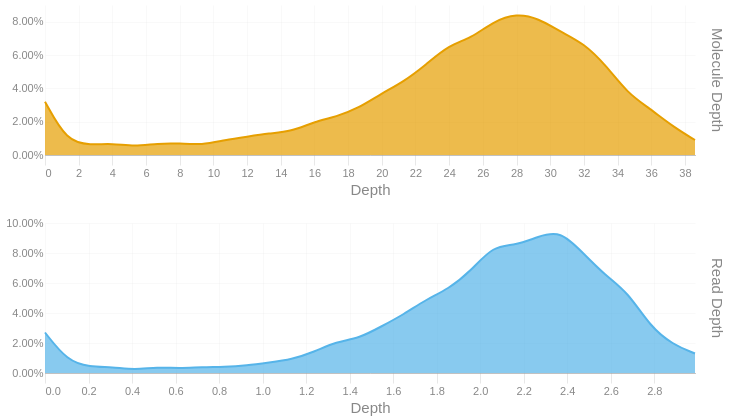

Here is the notebook cell this chart was saved with:
### Code cell
readdep = depth_hist(tb['Read Depth'], q99, 3)
readdep = readdep.with_columns(pl.lit('Read Depth').alias('Metric'))
if not SKIPLR:
    moldep = depth_hist(tb['Molecule Depth'], mol_q99, 1)
    moldep = moldep.with_columns(pl.lit('Molecule Depth').alias('Metric'))
    _hist = pl.concat([readdep, moldep])
    _hist = _hist.filter(pl.col('Proportion') != 0)
    with SafeRender(_hist):
        (
            alt.Chart(_hist)        
            .mark_area(interpolate = "basis")
            .encode(
                x=alt.X('Bin:Q').scale(domainMin=0).axis(alt.Axis(title='Depth')),
                y = alt.Y('Proportion:Q', title = None).axis(format = '.2%'),
                color = alt.Color('Metric:N').legend(None),
                row = alt.Row("Metric:N").header(title = None, labelOrient = 'right'),
                tooltip = [
                    alt.Tooltip("Metric:N", title = "Metric"),
                    alt.Tooltip('Interval:N', title = "Depth Interval"),
                    alt.Tooltip('Proportion:Q', title = "% Alignments").format('.2%')
                ]
            )
            .resolve_scale(x='independent', y='independent')
            .properties(
                height = 150, width = 650,
                usermeta={'embedOptions': {'downloadFileName': f'{samplename}.depth.hist'}}
            )
        ).display()
else:
    readdep = readdep.filter(pl.col('Proportion') != 0)
    with SafeRender(readdep):
        (
            alt.Chart(readdep)        
            .mark_area(interpolate = "basis")
            .encode(
                x=alt.X('Bin:Q').scale(domainMin=0).axis(alt.Axis(title='Depth')),
                y = alt.Y('Proportion:Q', title = None).axis(format = '.2%'),
                tooltip = [
                    alt.Tooltip('Interval:N', title = "Depth Interval"),
                    alt.Tooltip('Proportion:Q', title = "% Alignments").format('.2%')
                ]
            )
            .properties(
                usermeta={'embedOptions': {'downloadFileName': f'{samplename}.depth.hist'}}
            )
        ).display()

### Figure 1 — Vega-Lite specification as saved in the notebook (floating-point values rounded to 4 significant figures)
{"width": 650, "height": 150, "config": {"title": {"anchor": "start", "dy": -15, "fontSize": 18, "color": "#888888", "subtitleColor": "#888888", "subtitleFontSize": 14}, "arc": {"fill": "#0072B2"}, "axis": {"domainColor": "#888888", "domainWidth": 0.5, "gridWidth": 0.2, "grid": false, "titleFontWeight": 400, "titleFontSize": 15, "labelFontSize": 11, "labelColor": "#888888", "tickColor": "#888888", "tickWidth": 0.2, "titleColor": "#888888"}, "axisBand": {"grid": false}, "axisX": {"grid": true, "tickSize": 10, "domainCap": "round"}, "axisY": {"domain": false, "grid": true, "tickSize": 0, "domainCap": "round"}, "background": "transparent", "header": {"labelFontSize": 15, "labelColor": "#888888", "titleFontSize": 15, "titleFontWeight": 600, "titleColor": "#888888"}, "legend": {"labelFont": "sans-serif", "labelFontSize": 12, "labelColor": "#888888", "symbolSize": 100, "symbolType": "circle", "titleFontSize": 12, "titlePadding": 10, "titleColor": "#888888", "title": null}, "range": {"category": ["#E69F00", "#56B4E9", "#009E73", "#F0E442", "#0072B2", "#D55E00", "#CC79A7", "#000000"], "diverging": ["#cfe8f3", "#a2d4ec", "#73bfe2", "#46abdb", "#1696d2", "#12719e"]}, "area": {"fill": "#0072B2", "fillOpacity": 0.7, "line": true, "strokeOpacity": 0.7}, "line": {"color": "#0072B2", "stroke": "#0072B2", "strokeWidth": 2}, "trail": {"color": "#0072B2", "stroke": "#0072B2", "strokeWidth": 0, "size": 1}, "point": {"filled": true, "fillOpacity": 1.0, "size": 95}, "text": {"color": "#888888", "fontSize": 11, "align": "right", "fontWeight": 400, "size": 11}, "bar": {"fill": "#0072B2", "stroke": null}, "view": {"stroke": null, "continuousWidth": 660, "continuousHeight": 400}}, "data": {"name": "data-b287b994d8f125921e5b1ceb78c7ecda"}, "mark": {"type": "area", "interpolate": "basis"}, "encoding": {"color": {"field": "Metric", "legend": null, "type": "nominal"}, "row": {"field": "Metric", "header": {"title": null, "labelOrient": "right"}, "type": "nominal"}, "tooltip": [{"field": "Metric", "title": "Metric", "type": "nominal"}, {"field": "Interval", "title": "Depth Interval", "type": "nominal"}, {"field": "Proportion", "format": ".2%", "title": "% Alignments", "type": "quantitative"}], "x": {"axis": {"title": "Depth"}, "field": "Bin", "scale": {"domainMin": 0}, "type": "quantitative"}, "y": {"axis": {"format": ".2%"}, "field": "Proportion", "title": null, "type": "quantitative"}}, "resolve": {"scale": {"x": "independent", "y": "independent"}}, "usermeta": {"embedOptions": {"downloadFileName": "S6_Kennetcook_3564.depth.hist"}}, "$schema": "https://vega.github.io/schema/vega-lite/v6.1.0.json", "datasets": {"data-b287b994d8f125921e5b1ceb78c7ecda": [{"Bin": 0.0, "Interval": "0.0-0.103", "Proportion": 0.027, "Metric": "Read Depth"}, {"Bin": 0.103, "Interval": "0.103-0.206", "Proportion": 0.008, "Metric": "Read Depth"}, {"Bin": 0.206, "Interval": "0.206-0.309", "Proportion": 0.004, "Metric": "Read Depth"}, {"Bin": 0.309, "Interval": "0.309-0.412", "Proportion": 0.004, "Metric": "Read Depth"}, {"Bin": 0.412, "Interval": "0.412-0.515", "Proportion": 0.002, "Metric": "Read Depth"}, {"Bin": 0.515, "Interval": "0.515-0.618", "Proportion": 0.004, "Metric": "Read Depth"}, {"Bin": 0.618, "Interval": "0.618-0.721", "Proportion": 0.003, "Metric": "Read Depth"}, {"Bin": 0.721, "Interval": "0.721-0.824", "Proportion": 0.004, "Metric": "Read Depth"}, {"Bin": 0.824, "Interval": "0.824-0.927", "Proportion": 0.004, "Metric": "Read Depth"}, {"Bin": 0.927, "Interval": "0.927-1.03", "Proportion": 0.005, "Metric": "Read Depth"}, {"Bin": 1.03, "Interval": "1.03-1.133", "Proportion": 0.007, "Metric": "Read Depth"}, {"Bin": 1.133, "Interval": "1.133-1.236", "Proportion": 0.009, "Metric": "Read Depth"}, {"Bin": 1.236, "Interval": "1.236-1.339", "Proportion": 0.014, "Metric": "Read Depth"}, {"Bin": 1.339, "Interval": "1.339-1.442", "Proportion": 0.021, "Metric": "Read Depth"}, {"Bin": 1.442, "Interval": "1.442-1.545", "Proportion": 0.023, "Metric": "Read Depth"}, {"Bin": 1.545, "Interval": "1.545-1.648", "Proportion": 0.031, "Metric": "Read Depth"}, {"Bin": 1.648, "Interval": "1.648-1.751", "Proportion": 0.039, "Metric": "Read Depth"}, {"Bin": 1.751, "Interval": "1.751-1.854", "Proportion": 0.049, "Metric": "Read Depth"}, {"Bin": 1.854, "Interval": "1.854-1.957", "Proportion": 0.056, "Metric": "Read Depth"}, {"Bin": 1.957, "Interval": "1.957-2.06", "Proportion": 0.068, "Metric": "Read Depth"}, {"Bin": 2.06, "Interval": "2.06-2.163", "Proportion": 0.085, "Metric": "Read Depth"}, {"Bin": 2.163, "Interval": "2.163-2.266", "Proportion": 0.085, "Metric": "Read Depth"}, {"Bin": 2.266, "Interval": "2.266-2.369", "Proportion": 0.091, "Metric": "Read Depth"}, {"Bin": 2.369, "Interval": "2.369-2.472", "Proportion": 0.095, "Metric": "Read Depth"}, {"Bin": 2.472, "Interval": "2.472-2.575", "Proportion": 0.08, "Metric": "Read Depth"}, {"Bin": 2.575, "Interval": "2.575-2.678", "Proportion": 0.065, "Metric": "Read Depth"}, {"Bin": 2.678, "Interval": "2.678-2.781", "Proportion": 0.054, "Metric": "Read Depth"}, {"Bin": 2.781, "Interval": "2.781-2.884", "Proportion": 0.031, "Metric": "Read Depth"}, {"Bin": 2.884, "Interval": "2.884-2.987", "Proportion": 0.019, "Metric": "Read Depth"}, {"Bin": 2.987, "Interval": "2.987-3.09", "Proportion": 0.013, "Metric": "Read Depth"}, {"Bin": 0.0, "Interval": "0.0-1.3", "Proportion": 0.032, "Metric": "Molecule Depth"}, {"Bin": 1.3, "Interval": "1.3-2.7", "Proportion": 0.008, "Metric": "Molecule Depth"}, {"Bin": 2.7, "Interval": "2.7-4.0", "Proportion": 0.006, "Metric": "Molecule Depth"}, {"Bin": 4.0, "Interval": "4.0-5.3", "Proportion": 0.007, "Metric": "Molecule Depth"}, {"Bin": 5.3, "Interval": "5.3-6.7", "Proportion": 0.005, "Metric": "Molecule Depth"}, {"Bin": 6.7, "Interval": "6.7-8.0", "Proportion": 0.007, "Metric": "Molecule Depth"}, {"Bin": 8.0, "Interval": "8.0-9.3", "Proportion": 0.007, "Metric": "Molecule Depth"}, {"Bin": 9.3, "Interval": "9.3-10.7", "Proportion": 0.006, "Metric": "Molecule Depth"}, {"Bin": 10.7, "Interval": "10.7-12.0", "Proportion": 0.009, "Metric": "Molecule Depth"}, {"Bin": 12.0, "Interval": "12.0-13.3", "Proportion": 0.011, "Metric": "Molecule Depth"}, {"Bin": 13.3, "Interval": "13.3-14.6", "Proportion": 0.013, "Metric": "Molecule Depth"}, {"Bin": 14.6, "Interval": "14.6-16.0", "Proportion": 0.014, "Metric": "Molecule Depth"}, {"Bin": 16.0, "Interval": "16.0-17.3", "Proportion": 0.02, "Metric": "Molecule Depth"}, {"Bin": 17.3, "Interval": "17.3-18.6", "Proportion": 0.023, "Metric": "Molecule Depth"}, {"Bin": 18.6, "Interval": "18.6-20.0", "Proportion": 0.028, "Metric": "Molecule Depth"}, {"Bin": 20.0, "Interval": "20.0-21.3", "Proportion": 0.037, "Metric": "Molecule Depth"}, {"Bin": 21.3, "Interval": "21.3-22.6", "Proportion": 0.044, "Metric": "Molecule Depth"}, {"Bin": 22.6, "Interval": "22.6-24.0", "Proportion": 0.054, "Metric": "Molecule Depth"}, {"Bin": 24.0, "Interval": "24.0-25.3", "Proportion": 0.066, "Metric": "Molecule Depth"}, {"Bin": 25.3, "Interval": "25.3-26.6", "Proportion": 0.07, "Metric": "Molecule Depth"}, {"Bin": 26.6, "Interval": "26.6-28.0", "Proportion": 0.08, "Metric": "Molecule Depth"}, {"Bin": 28.0, "Interval": "28.0-29.3", "Proportion": 0.085, "Metric": "Molecule Depth"}, {"Bin": 29.3, "Interval": "29.3-30.6", "Proportion": 0.082, "Metric": "Molecule Depth"}, {"Bin": 30.6, "Interval": "30.6-32.0", "Proportion": 0.074, "Metric": "Molecule Depth"}, {"Bin": 32.0, "Interval": "32.0-33.3", "Proportion": 0.067, "Metric": "Molecule Depth"}, {"Bin": 33.3, "Interval": "33.3-34.6", "Proportion": 0.054, "Metric": "Molecule Depth"}, {"Bin": 34.6, "Interval": "34.6-35.9", "Proportion": 0.037, "Metric": "Molecule Depth"}, {"Bin": 35.9, "Interval": "35.9-37.3", "Proportion": 0.028, "Metric": "Molecule Depth"}, {"Bin": 37.3, "Interval": "37.3-38.6", "Proportion": 0.017, "Metric": "Molecule Depth"}, {"Bin": 38.6, "Interval": "38.6-39.94", "Proportion": 0.009, "Metric": "Molecule Depth"}]}}
